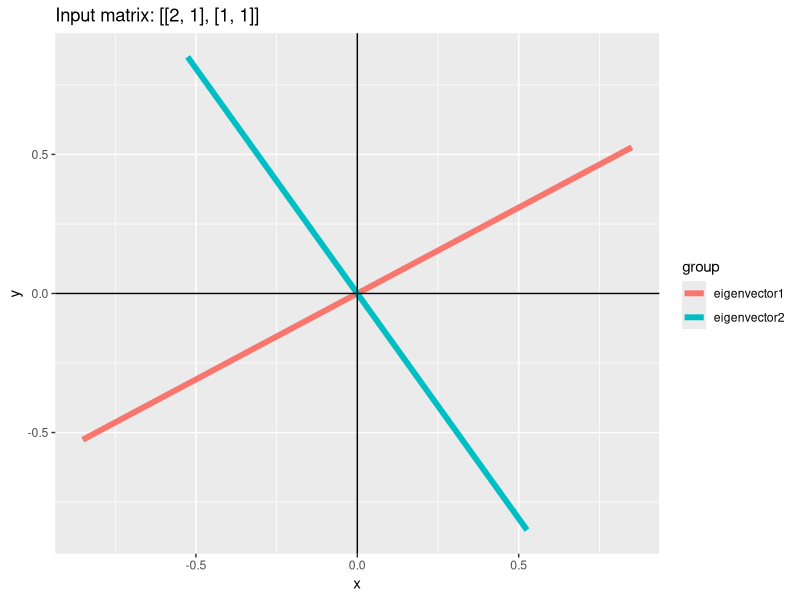
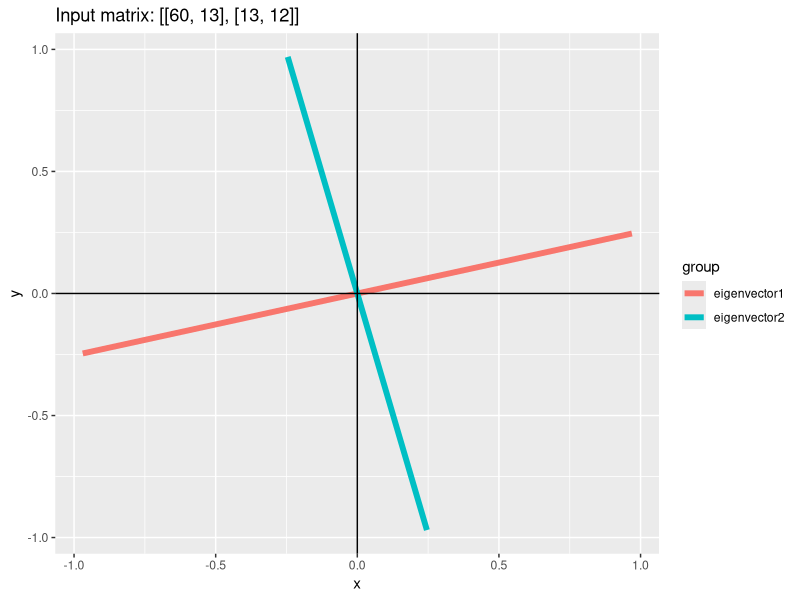
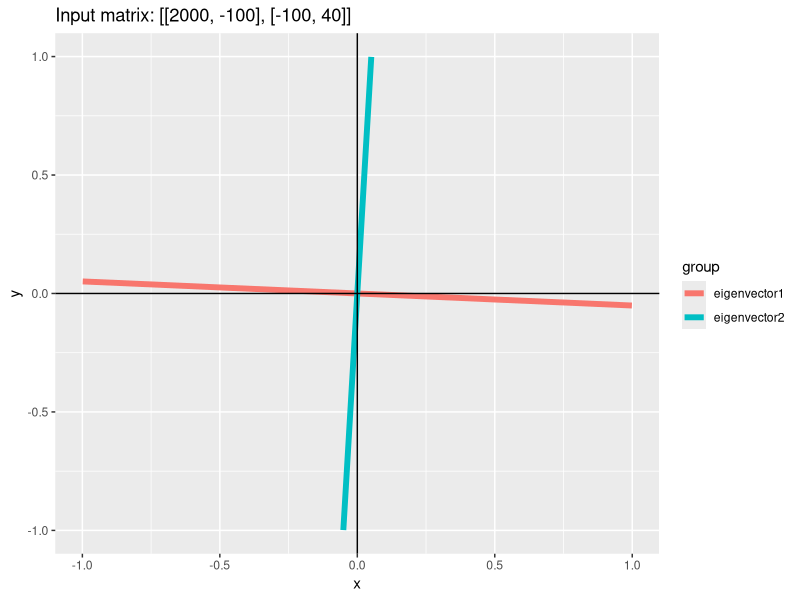
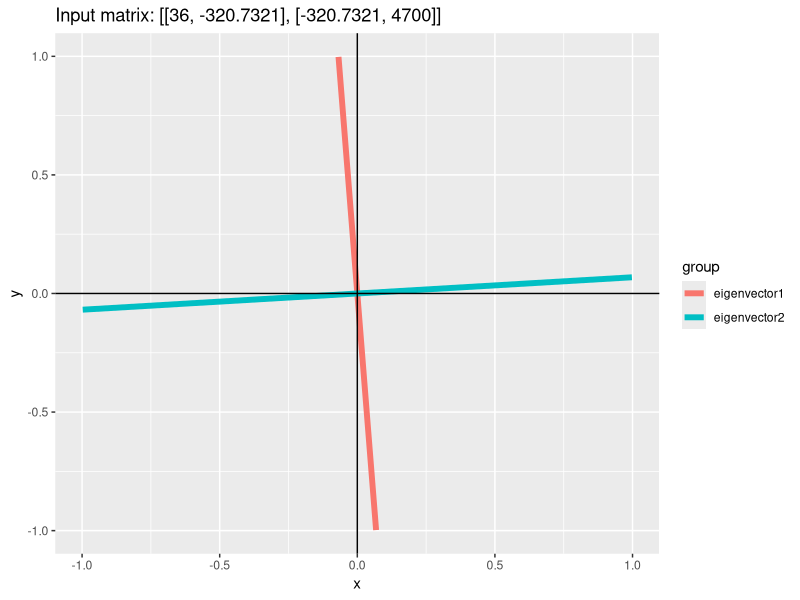

R code for these plots, in order:


#*************************************************************************
# FUNCTION TO PLOT THE EIGENVECTORS OF A GIVEN 2X2 MATRIX 
#*************************************************************************

# function defn: ---------------------
plot.eigen_function <- function(input.matrix){
      
      # input: a 2x2 matrix 
      # output: a plot showing the eigenvectors and eigenvalues of the matrix
      
      library(ggplot2)
      
      eigens <- eigen(input.matrix)
      
      plotdata <- 
            data.frame(x = c(eigens$vectors[1,1],  # x coord of eigen 1 
                             0, 
                             -eigens$vectors[1,1],  # neg of x coord of eigen 1
                             
                             eigens$vectors[1,2],  # x coord of eigen 2 
                             0, 
                             -eigens$vectors[1,2]), # neg of x coord of eigen 2
                       
                       
                       y = c(eigens$vectors[2,1],  # y coord of eigen1
                             0, 
                             -eigens$vectors[2,1], # neg of y coord of eigen 1 
                             
                             eigens$vectors[2,2], 
                             0, 
                             -eigens$vectors[2,2]), 
                       group = factor(c(rep("eigenvector1", 3), 
                                        rep("eigenvector2", 3))))
      
      # get input matrix as string: 
      input.string <- paste0("Input matrix: [[", 
                             input.matrix[1, 1], 
                             ", ", 
                             input.matrix[2, 1], 
                             "], [", 
                             input.matrix[1, 2], 
                             ", ", 
                             input.matrix[2, 2], 
                             "]]")
      
      
      # setting x and y scale: 
      x.scale <- dist(matrix(c(input.matrix[1, 1],
                               input.matrix[2,1], 
                               0, 
                               0), 
                             byrow = TRUE, 
                             nrow = 2))
      x.scale <- ceiling(x.scale)
      
      
      
      
      # plot graph: 
      ggplot(plotdata, 
             aes(x = x, 
                 y = y, 
                 col = group, 
                 group = group)) + 
            geom_line(size = 2) + 
            
            # scale_x_continuous(limits = c(-x.scale, x.scale)) +
            # scale_y_continuous(limits = c(-x.scale, x.scale)) +
            
            geom_hline(yintercept = 0) + 
            geom_vline(xintercept = 0) + 
            
            labs(title = input.string)
      
      # return(plotdata)      
      
}




# function test: --------------------
m1 <- matrix(c(2, 1, 1, 1),
             ncol = 2); m1

m2 <- matrix(c(60, 13, 13, 12),
             ncol = 2); m2

m3 <- matrix(c(2000, -100, -100, 40),
             ncol = 2); m3

m4 <- matrix(c(36, -320.7321, -320.7321, 4700),
             ncol = 2); m4


plot.eigen_function(m1)
plot.eigen_function(m2)
plot.eigen_function(m3)
plot.eigen_function(m4)


